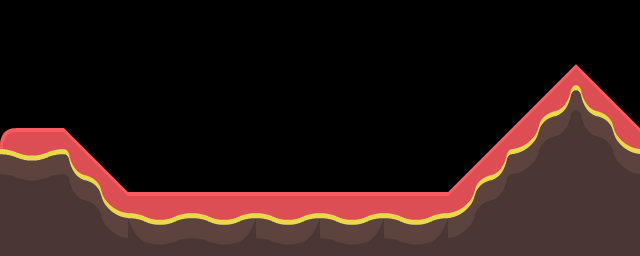

Tiled map render using the project's own tile images. Description and the whole map definition, tile-layer contents included, below:
An orthogonal 10x4 tile map with 64x64 px tiles, 1 tile layer (ground), 1 hidden layer not drawn.

<map version="1.5" tiledversion="1.7.2" orientation="orthogonal" renderorder="right-down" width="10" height="4" tilewidth="64" tileheight="64" infinite="0" nextlayerid="4" nextobjectid="1">
 <editorsettings>
  <export target="../maps/flyThemUp.json" format="json" />
 </editorsettings>
 <tileset firstgid="1" name="platform" tilewidth="64" tileheight="64" tilecount="264" columns="22">
  <image source="tilesheet_complete.png" width="1408" height="768" />
 </tileset>
 <layer id="1" name="ground" width="10" height="4">
  <data encoding="csv">
0,0,0,0,0,0,0,0,0,0,
0,0,0,0,0,0,0,0,24,25,
2,25,0,0,0,0,0,24,46,47,
258,47,50,51,51,51,51,46,1,1
</data>
 </layer>
 <layer id="3" name="decoration" width="10" height="4" visible="0">
  <data encoding="csv">
0,0,0,0,0,0,0,0,0,0,
0,0,0,0,0,0,0,0,0,0,
0,0,0,0,0,0,0,0,0,0,
0,0,0,0,0,0,0,0,0,0
</data>
 </layer>
</map>
